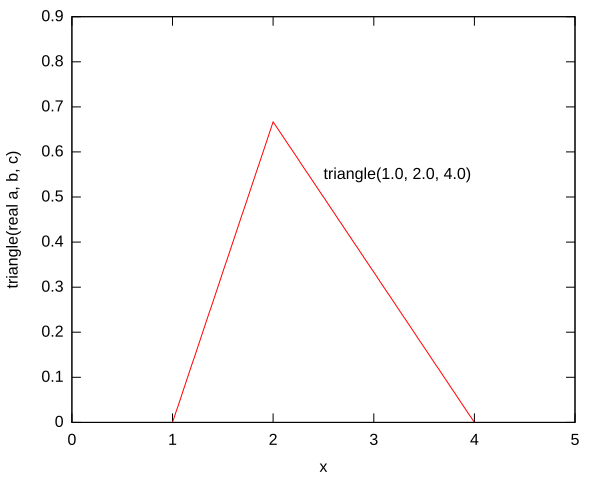

This figure's gnuplot source:
################################################################################
# Copyright (c) 2010, 2024 Contributors to the Eclipse Foundation
#
# See the NOTICE file(s) distributed with this work for additional
# information regarding copyright ownership.
#
# This program and the accompanying materials are made available under the terms
# of the MIT License which is available at https://opensource.org/licenses/MIT
#
# SPDX-License-Identifier: MIT
################################################################################

set terminal svg
#set grid back
set xrange [0:5]
set yrange [0:0.9]
set xlabel "x"
set ylabel "triangle(real a, b, c)"
#set samples 2000
set output "triangle.svg"
set nokey
set label "triangle(1.0, 2.0, 4.0)" at 2.5, 0.55
set style data lines
plot "triangle_1_2_4.dat" using 1:2 linetype 1

